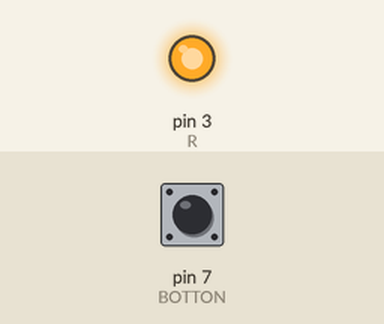
Simulated run of this sketch. Board: Arduino Uno, built with avr-gcc and run on an emulated ATmega328P. Shown: output pins drawn as LEDs (lit = HIGH). Inputs (shaded band) come from the test bench; at power-on: pin 7 (BOTTON) LOW.

Above: at 1.2 s.
1.3 s: pin 7 (BOTTON) pulled HIGH for 0.15 s
At 2.0 s:
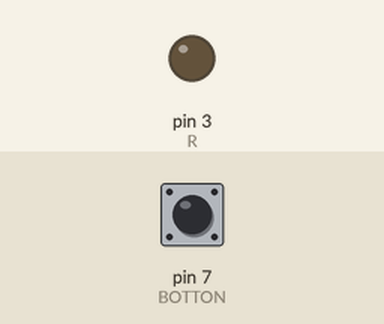
2.9 s: pin 7 (BOTTON) pulled HIGH for 1 s
At 3.2 s:
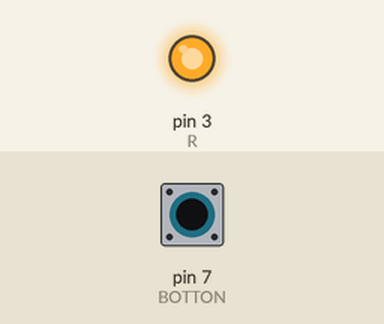
5.4 s: pin 7 (BOTTON) pulled HIGH for 3.2 s
At 6.3 s:
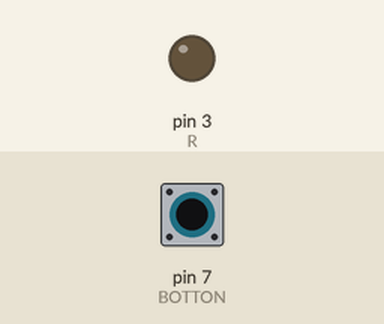
Timing chart, 0 to 8.4 s (numbered marks = the images above; inputs shaded):
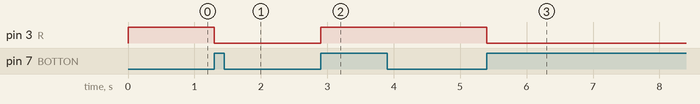

The sketch:

1_6.ino
```cpp
#define BOTTON 7
#define R 3
int previous = LOW;
long time = 0;
long debounce = 200;
int state = HIGH;
void setup() {
  // put your setup code here, to run once:
   Serial.begin(9600);
  pinMode(R,OUTPUT);
  pinMode(BOTTON,INPUT);
}

void loop() {
  // put your main code here, to run repeatedly:
 int buttonValue = digitalRead(BOTTON);

 if(buttonValue == HIGH  && previous == LOW && millis() - time > debounce) {
        state = !state;
        time = millis();
    }

    digitalWrite(R, state);
     previous = buttonValue;


}
```

Measured:
- after the input at 1.3 s, pin 3 (R): HIGH → LOW at once
- after the input at 2.9 s, pin 3 (R): LOW → HIGH at once
- after the input at 5.4 s, pin 3 (R): HIGH → LOW at once
